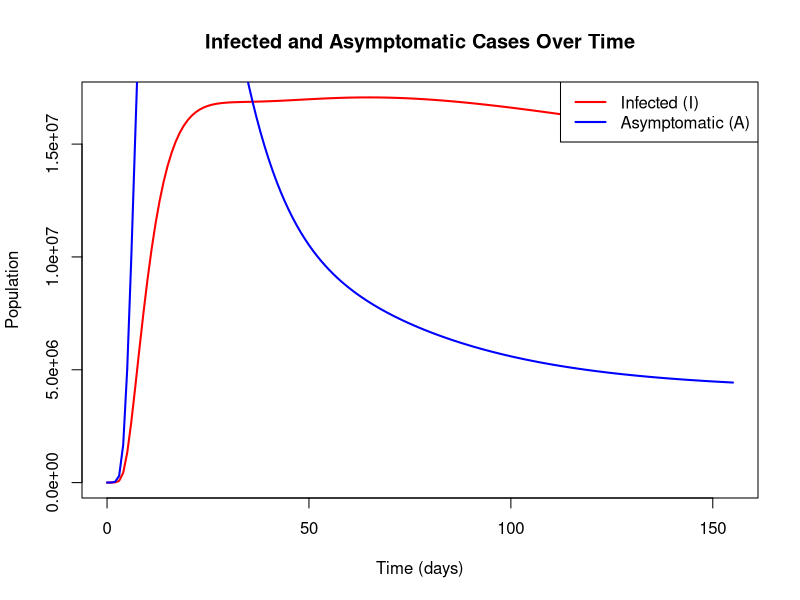
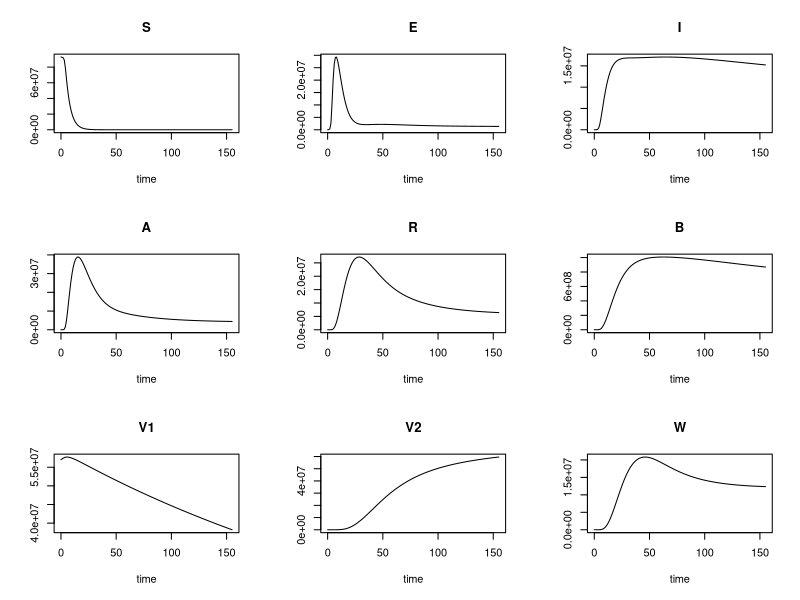
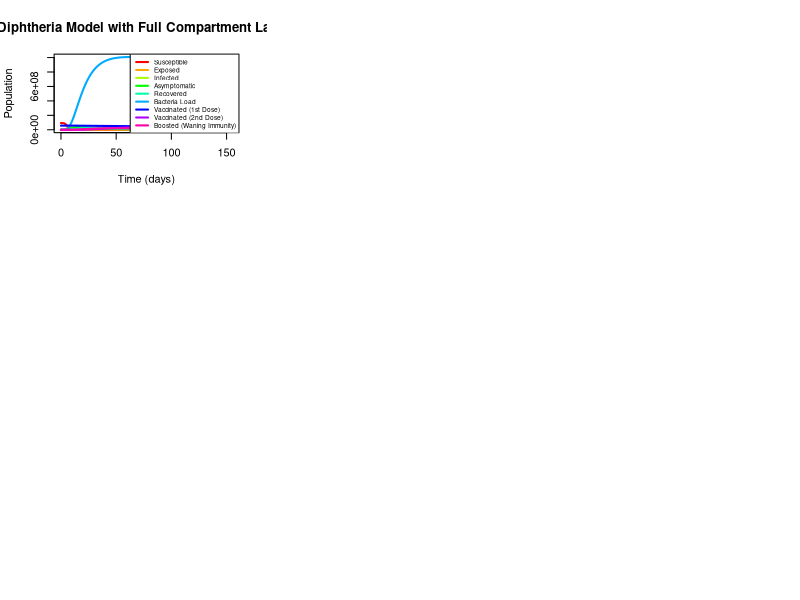
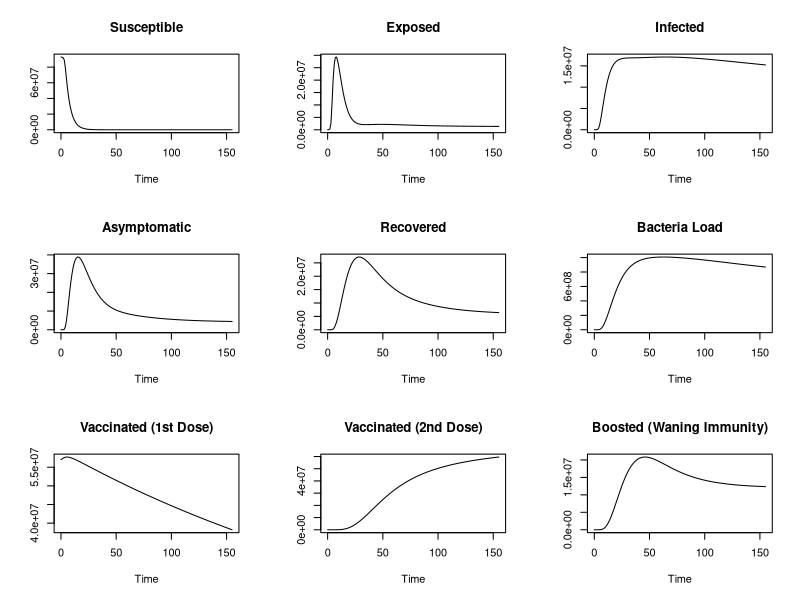

Recreate these plots in R, in order. (Note: this script raises an error after producing the figures.)
library(deSolve)

# Extended SEIR-VVW model with Exposed (E) and Asymptomatic (A)
SIRBVVW_model <- function(t, state, parameters) {
  with(as.list(c(state, parameters)), {
    N <- S + E + I + A + R + V1 + V2 + W
    
    lambda <- (beta_h * (I + eta * A) / N) + (beta0 * B / (kappa + B))
    lambda_v1 <- (1 - xi_v_1) * lambda
    lambda_w  <- (1 - xi_w) * lambda
    
    dS <- Lambda - lambda * S - mu * S - nu_s * S
    dE <- lambda * S + lambda_v1 * V1 + lambda_w * W - sigma * E - mu * E
    dI <- sigma * rho * E - gamma * I - delta * I - mu * I
    dA <- sigma * (1 - rho) * E - tau_A * A - mu * A
    dR <- gamma * I + tau_A * A - mu * R - zeta_R * R
    dB <- xi_I * I + pi_A * A + pi_I * I - mu_B * B + alpha
    dV1 <- nu_s * S - mu * V1 - psi_v_1 * V1 - lambda_v1 * V1 - rho_v_1 * V1
    dV2 <- psi_v_1 * V1 - rho_v_2 * V2 - mu * V2 + rho_W * W
    dW  <- zeta_R * R - mu * W - rho_W * W - lambda_w * W + rho_v_2 * V2
    
    list(c(dS, dE, dI, dA, dR, dB, dV1, dV2, dW))
  })
}

initial_state <- c(
  S = 92846408, E = 0, I = 21, A = 500, R = 3,
  B = 500, V1 = 57040000, V2 = 0, W = 0
)

parameters <- c(
  gamma = 0.0061884, sigma = 0.285714, rho = 0.2, tau_A = 0.071429,
  kappa = 500000, Lambda = 38, beta_h = 0.00003, beta0 = 0.234,
  psi_v_1 = 0, mu = 0.0003465, rho_v_2 = 0.0083, nu_s = 1 / 385,
  zeta_R = 1 / 15, xi_I = 0.8, alpha = 0.014, mu_B = 0.0345,
  delta = 0.00022187, xi_v_1 = 0.9917, xi_w = 0.8925,
  rho_v_1 = 0.000548, rho_W = 0.05, eta = 0.5, pi_I = 0.8, pi_A = 0.9
)

times <- seq(0,155, by = 1)

solution <- ode(y = initial_state, times = times,
                func = SIRBVVW_model, parms = parameters,
                atol = 1e-6, rtol = 1e-6)
solution_df <- as.data.frame(solution)

plot(solution_df$time, solution_df$I, type = "l", col = "red", lwd = 2,
     xlab = "Time (days)", ylab = "Population",
     main = "Infected and Asymptomatic Cases Over Time")
lines(solution_df$time, solution_df$A, col = "blue", lwd = 2)
legend("topright", legend = c("Infected (I)", "Asymptomatic (A)"),
       col = c("red", "blue"), lty = 1, lwd = 2)
plot(solution)

# Solve the ODE as usual

# Rename columns to full names for clarity
colnames(solution_df) <- c("Time", 
                           "Susceptible", 
                           "Exposed", 
                           "Infected", 
                           "Asymptomatic", 
                           "Recovered", 
                           "Bacteria Load", 
                           "Vaccinated (1st Dose)", 
                           "Vaccinated (2nd Dose)", 
                           "Boosted (Waning Immunity)")

# Plot all compartments
matplot(solution_df$Time, solution_df[, -1], type = "l", lty = 1, lwd = 2,
        col = rainbow(ncol(solution_df) - 1),
        xlab = "Time (days)", ylab = "Population", 
        main = "Diphtheria Model with Full Compartment Labels")

legend("topright", legend = colnames(solution_df)[-1], 
       col = rainbow(ncol(solution_df) - 1), lty = 1, lwd = 2, cex = 0.6)

# Rename columns to full names for clarity
colnames(solution) <- c("Time", 
                           "Susceptible", 
                           "Exposed", 
                           "Infected", 
                           "Asymptomatic", 
                           "Recovered", 
                           "Bacteria Load", 
                           "Vaccinated (1st Dose)", 
                           "Vaccinated (2nd Dose)", 
                           "Boosted (Waning Immunity)")
plot(solution)
base_params <- c(
  gamma = 0.0061884, sigma = 0.285714, rho = 0.2, tau_A = 0.071429,
  kappa = 500000, Lambda = 38, beta_h = 0.00003, beta0 = 0.234,
  psi_v_1 = 0, mu = 0.0003465, rho_v_2 = 0.0083, nu_s = 1 / 385,
  zeta_R = 1 / 15, xi_I = 0.8, alpha = 0.014, mu_B = 0.0345,
  delta = 0.00022187, xi_v_1 = 0.9917, xi_w = 0.8925,
  rho_v_1 = 0.000548, eta = 0.5, pi_I = 0.8, pi_A = 0.9
)
# Parameters (excluding rho_W which we will vary)
#base_params <- c(
  #gamma = 0.0061884, kappa = 500000, Lambda = 38, beta_h = 0.00003,
 # beta0 = 0.234, psi_v_1 = 0, mu = 0.0003465, rho_v_2 = 0.0083,
 # nu_s = 1 / 385, zeta_R = 1 / 15, xi_I = 0.8, alpha = 0.014,
 # mu_B = 0.0345, delta = 0.00022187, xi_v_1 = 0.9917, xi_w = 0.8925
#)

# Time
times <- seq(0, 1095, by = 1)



# Booster rates to test
booster_rates <- c(0, 0.05, 0.2, 0.6)

colors <- c("black", "blue", "green", "red")

# Store output
results <- list()

for (i in seq_along(booster_rates)) {
  param_set <- c(base_params, rho_W = booster_rates[i])
  out <- ode(y = initial_state, times = times, func = SIRBVVW_model,
             parms = param_set, atol = 1e-6, rtol = 1e-6)
  results[[i]] <- as.data.frame(out)
  results[[i]]$Scenario <- paste0("Booster rate = ", booster_rates[i])
}
Total0 = sum(results[[1]]$I)
Total1 = sum(results[[2]]$I)
Total2 = sum(results[[3]]$I)
Total3 = sum(results[[4]]$I)

Cases_A0 <- Total0 - Total0
Cases_A1 <- Total0 - Total1
Cases_A2 <- Total0 - Total2
Cases_A3 <- Total0 - Total3

# Convert to percentage
Cases_A0_pct <- (Cases_A0 / Total0) * 100
Cases_A1_pct <- (Cases_A1 / Total0) * 100
Cases_A2_pct <- (Cases_A2 / Total0) * 100
Cases_A3_pct <- (Cases_A3 / Total0) * 100

# Combine all outputs
all_results <- do.call(rbind, results)

# Plot Infectious Population (I)
ggplot(all_results, aes(x = time, y = I, color = Scenario)) +
  geom_line(size = 1) +
  labs(title = "Effect of Booster Rate for Waning sub population on Infectious Population",
       x = "Time (days)", y = "Number of Infected Individuals") +
  theme_minimal()

# Plot Boosted Individuals (W)
ggplot(all_results, aes(x = time, y = W, color = Scenario)) +
  geom_line(size = 1) +
  labs(title = "Effect of Booster Rate for waning sub population on Boosted Individuals (W)",
       x = "Time (days)", y = "Number of Boosted Individuals") 
